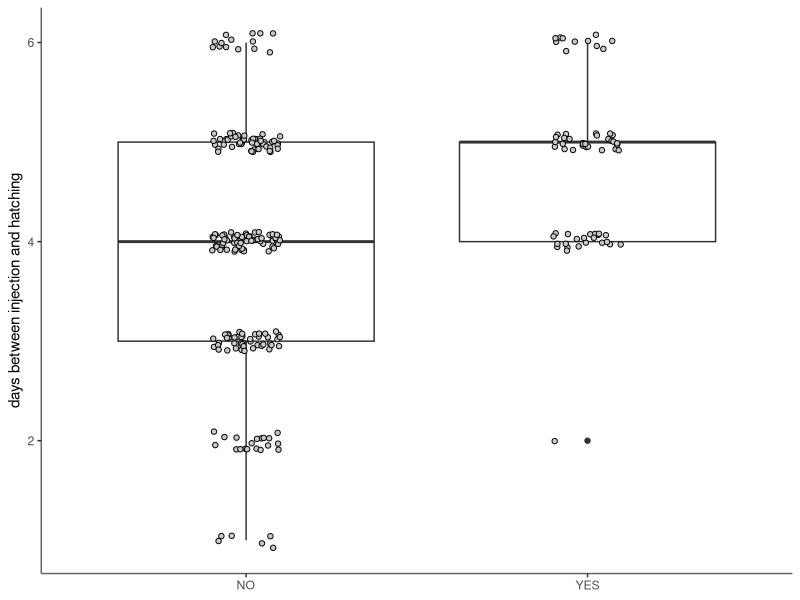
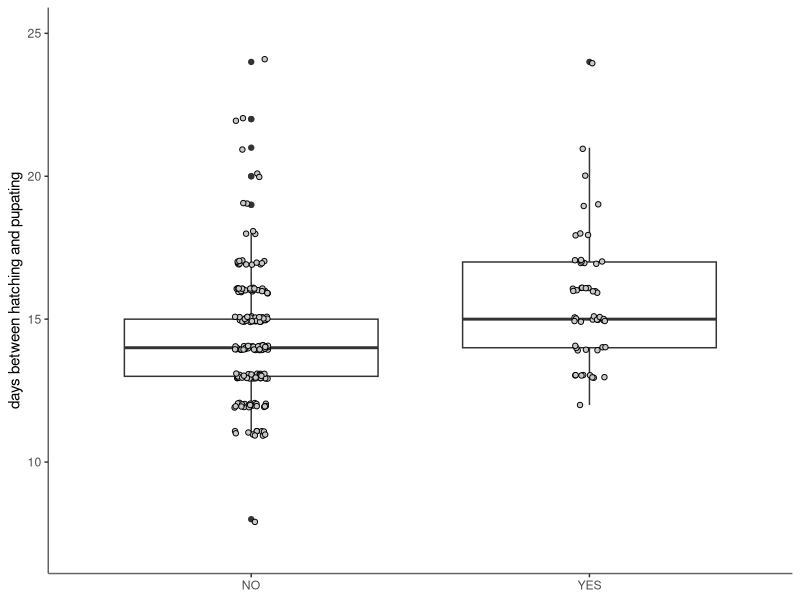
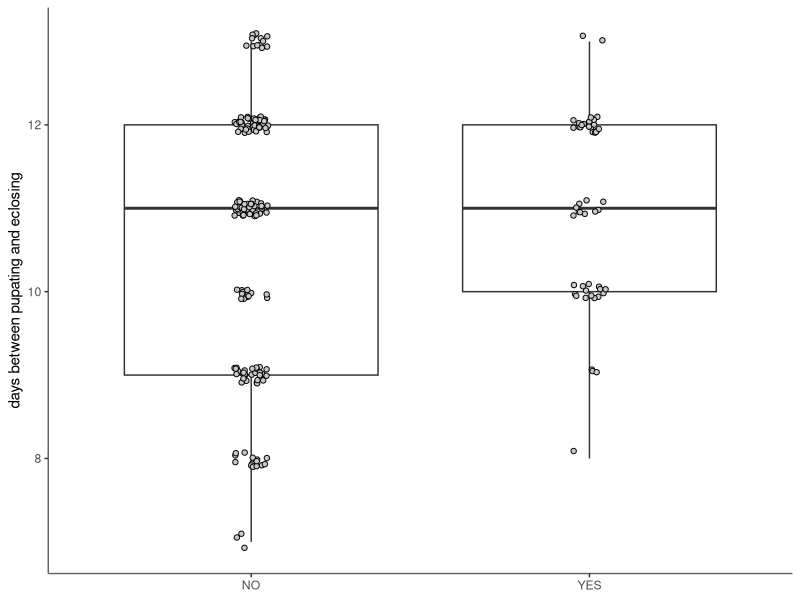

Reproduce these figures in R, in order.
setwd("/Users/matteo/Desktop/")

library(dplyr)
library(gplots) 
library(ggplot2)

#Read data
stats<-read.csv("CRISPR_table_survival_devtime.txt",header=TRUE, sep="\t")

#Count KO vs. ND: failed to eclose or failed to pupate more?
KO<-stats[(stats$CRISPR_deletion_YorN =="YES" &!is.na(stats$CRISPR_deletion_YorN)) ,] #63 
ND<-stats[(stats$CRISPR_deletion_YorN =="NO" &!is.na(stats$CRISPR_deletion_YorN)) ,] #196

#failed pupation
failed1<-KO[(KO$pupated_YorN =="NO") ,] #6
success1<-KO[(KO$pupated_YorN =="YES") ,] #56
failed2<-ND[(ND$pupated_YorN =="NO") ,] #5
success2<-ND[(ND$pupated_YorN =="YES") ,] #191

#number failed eclosion in general #number for those pupated
failed1<-success1[(success1$eclosed_YorN =="NO") ,] #10 #2 of those pupated (out of success1)
success1<-success1[(success1$eclosed_YorN =="YES") ,] #52
failed2<-success2[(success2$eclosed_YorN =="NO") ,] #22 #17 of those pupated
success2<-success2[(success2$eclosed_YorN =="YES") ,] #176

###PROPORTION TEST
#PUPATION FAIL
#KO 6/62 #0.096
#ND 5/196 #0.0255
res <- prop.test(x = c(6,5), n = c(62,196))
#p-value = 0.03938

#ECLOSION FAIL
#KO 10/62 #0.16
#ND 22/198 #0.11
res <- prop.test(x = c(10,22), n = c(62,198))
res
#p-value = 0.4076 #NOT SIGNIFICANT



#DEVELOPMENTAL TIME ANALYSES
stats<-read.csv("CRISPR_table_survival_devtime.txt",header=TRUE, sep="\t")
KO<-stats[(stats$CRISPR_deletion_YorN =="YES" &!is.na(stats$CRISPR_deletion_YorN)) ,] #63 
ND<-stats[(stats$CRISPR_deletion_YorN =="NO" &!is.na(stats$CRISPR_deletion_YorN)) ,] #196

#need to change dates formatting
library(lubridate)
#parse_date_time("17-06-2022", orders = c("dmy"))

KO$day_injection2<-parse_date_time(KO$day_injection, orders = c("dmy"))
KO$day_hatched2<-parse_date_time(KO$day_hatched, orders = c("dmy"))
KO$day_pupated2<-parse_date_time(KO$day_pupated, orders = c("dmy"))
KO$day_eclosed2<-parse_date_time(KO$day_eclosed, orders = c("dmy"))

ND$day_injection2<-parse_date_time(ND$day_injection, orders = c("dmy"))
ND$day_hatched2<-parse_date_time(ND$day_hatched, orders = c("dmy"))
ND$day_pupated2<-parse_date_time(ND$day_pupated, orders = c("dmy"))
ND$day_eclosed2<-parse_date_time(ND$day_eclosed, orders = c("dmy"))


#FROM INJECTION TO HATCHING
KO$day_injtohatch<-difftime(KO$day_hatched2,KO$day_injection2, units="days")
ND$day_injtohatch<-difftime(ND$day_hatched2,ND$day_injection2, units="days")
alltogether<-rbind(KO,ND)
alltogether$CRISPR_deletion_YorN <- factor(alltogether$CRISPR_deletion_YorN, levels = c("NO", "YES"))

#PLOT #Jitter FROM INJECTION TO HATCHING 
p <- ggplot(alltogether)  + theme(panel.background = element_blank(),axis.line = element_line(colour = "gray39")) + geom_boxplot(aes(x = CRISPR_deletion_YorN,y=day_injtohatch)) + geom_jitter(aes(x = CRISPR_deletion_YorN,y=day_injtohatch),width = 0.1,height=0.1,shape=21, colour="black",fill="#C8C9CA") + labs (y= "days between injection and hatching", x = NULL)
p

t.test(alltogether$day_injtohatch~alltogether$CRISPR_deletion_YorN)
#t-test p-value = 6.836e-10  
#difference in days confidence interval
#0.6187023 days - 1.1479223 days


#FROM HATCHING TO PUPATION
KO$day_hatchtopup<-difftime(KO$day_pupated2,KO$day_hatched2,units="days")
ND$day_hatchtopup<-difftime(ND$day_pupated2,ND$day_hatched2, units="days")
alltogether2<-rbind(KO,ND)
alltogether2$CRISPR_deletion_YorN <- factor(alltogether2$CRISPR_deletion_YorN, levels = c("NO", "YES"))

#Jitter HATCHING TO PUPATION
p <- ggplot(alltogether2) + theme(panel.background = element_blank(),axis.line = element_line(colour = "gray39")) + geom_boxplot(aes(x = CRISPR_deletion_YorN,y=day_hatchtopup)) + geom_jitter(aes(x = CRISPR_deletion_YorN,y=day_hatchtopup),width = 0.05,height=0.1,shape=21, colour="black",fill="#C8C9CA") + labs (y= "days between hatching and pupating", x = NULL) + ylim(7, 25) 
p

t.test(alltogether2$day_hatchtopup~alltogether2$CRISPR_deletion_YorN)
#p-value = 0.000409
#difference confidence interval
#0.5745031 days - 1.9289934 days


#FROM PUPATION TO ECLOSION
KO$day_puptoecl<-difftime(KO$day_eclosed2,KO$day_pupated2,units="days")
ND$day_puptoecl<-difftime(ND$day_eclosed2,ND$day_pupated2, units="days")
alltogether2<-rbind(KO,ND)
alltogether2$CRISPR_deletion_YorN <- factor(alltogether2$CRISPR_deletion_YorN, levels = c("NO", "YES"))

p <- ggplot(alltogether2) + theme(panel.background = element_blank(),axis.line = element_line(colour = "gray39")) + geom_boxplot(aes(x = CRISPR_deletion_YorN,y=day_puptoecl)) + geom_jitter(aes(x = CRISPR_deletion_YorN,y=day_puptoecl),width = 0.05,height=0.1,shape=21, colour="black",fill="#C8C9CA") + labs (y= "days between pupating and eclosing", x = NULL)
p

t.test(alltogether2$day_puptoecl~alltogether2$CRISPR_deletion_YorN)
#p-value = 0.1258
